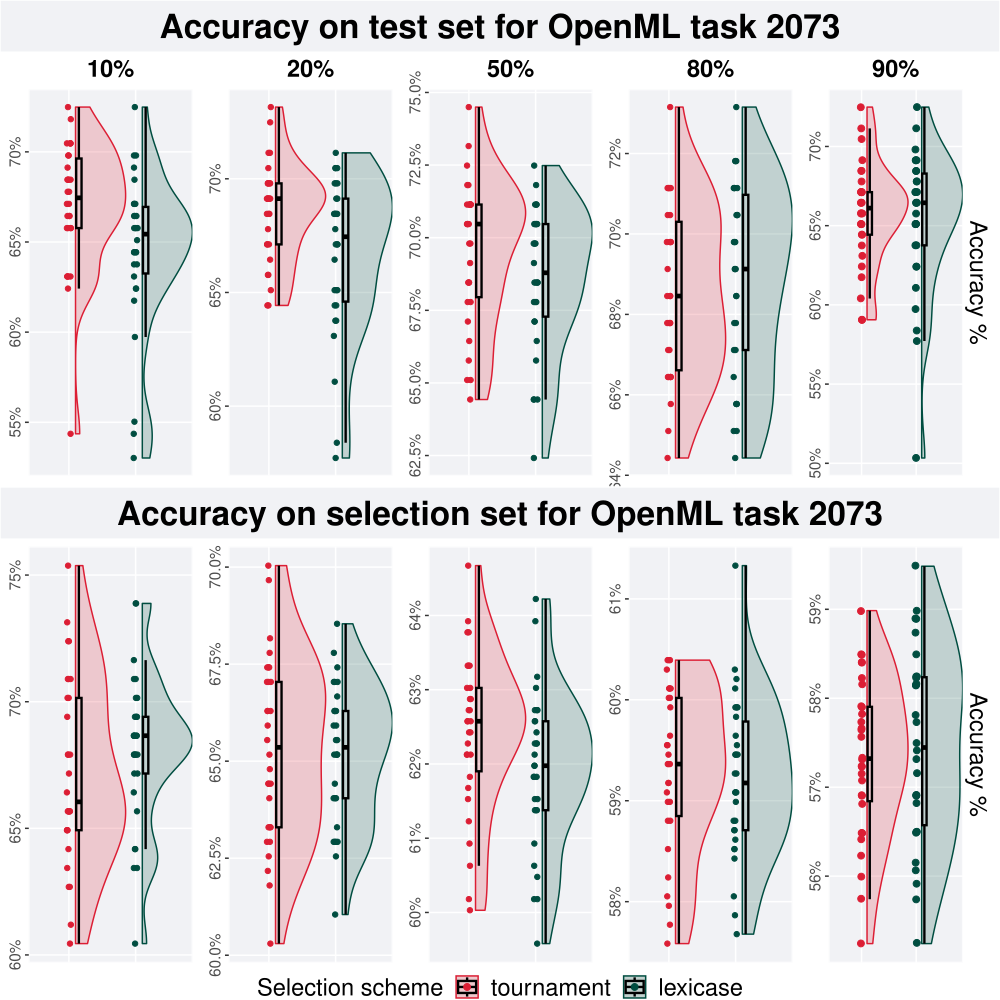

Recreate this plot in R.
# task 2073
task = 2073

# 10% split
test_10p = test_plot(task, '10%')
train_10p = train_plot(task, '10%')

# 20% split
test_20p = test_plot(task, '20%')
train_20p = train_plot(task, '20%')

# 50% split
test_50p = test_plot(task, '50%')
train_50p = train_plot(task, '50%')

# 80% split
test_80p = test_plot(task, '80%')
train_80p = train_plot(task, '80%')

# 90% split
test_90p = test_plot_last_col(task, '90%')
train_90p = train_plot_last_col(task, '90%')

# get legend
legend <- cowplot::get_legend(
  train_90p +
    guides(
      shape=guide_legend(nrow=1,title="Selection scheme"),
      color=guide_legend(nrow=1,title="Selection scheme"),
      fill=guide_legend(nrow=1,title="Selection scheme")
    ) +
    theme(
      legend.position = "top",
      legend.box="verticle",
      legend.justification="center"
    )
)

# make a single row plot
test_row <- test_row_p(test_10p, test_20p, test_50p, test_80p, test_90p)

train_row = train_row_p(train_10p, train_20p, train_50p, train_80p, train_90p)

plot = plot_grid(
  ggdraw() + draw_label("Accuracy on test set for OpenML task 2073", fontface='bold', size = 24) + p_theme,
  test_row,
  ggdraw() + draw_label("Accuracy on selection set for OpenML task 2073", fontface='bold', size = 24) + p_theme,
  train_row,
  legend,
  nrow = 5,
  rel_heights = c(0.12,1.0,0.12,1.0,0.06)
)

save_plot(
  paste(filename ="task-2073.pdf"),
  plot,
  base_width=10,
  base_height=10
)
